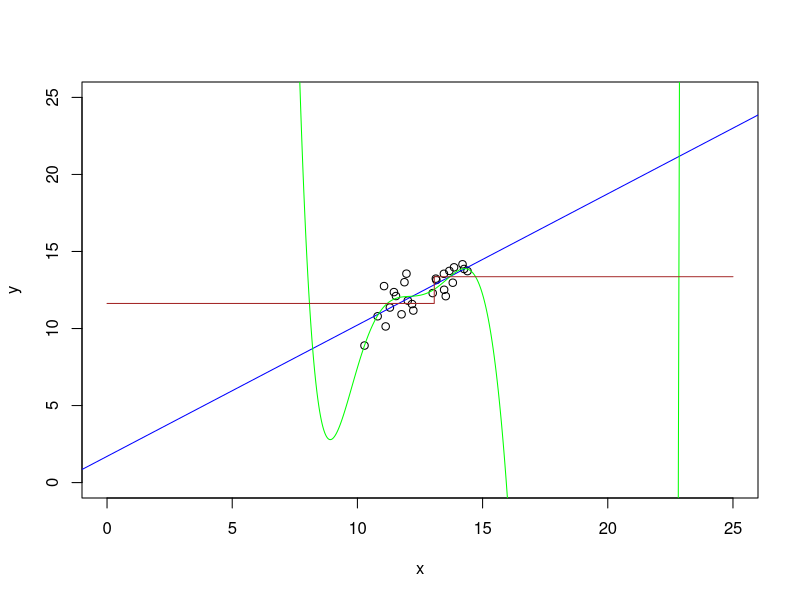
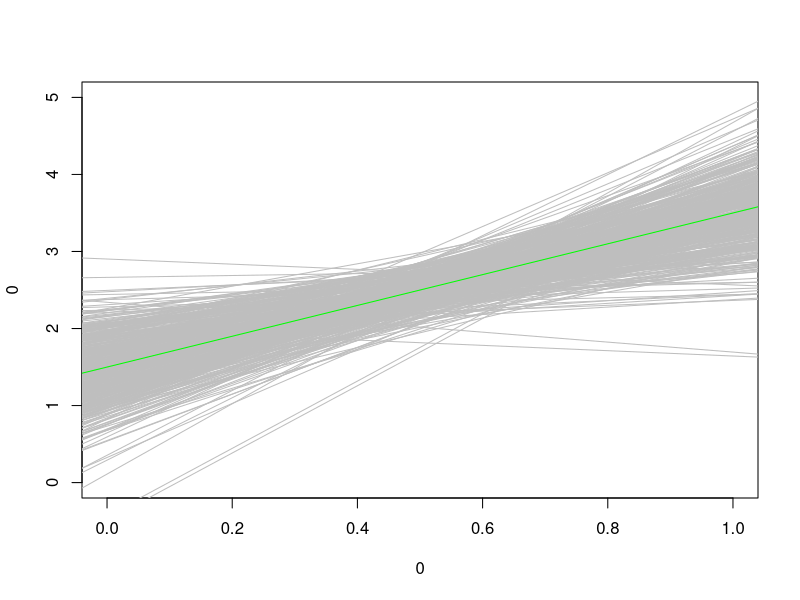
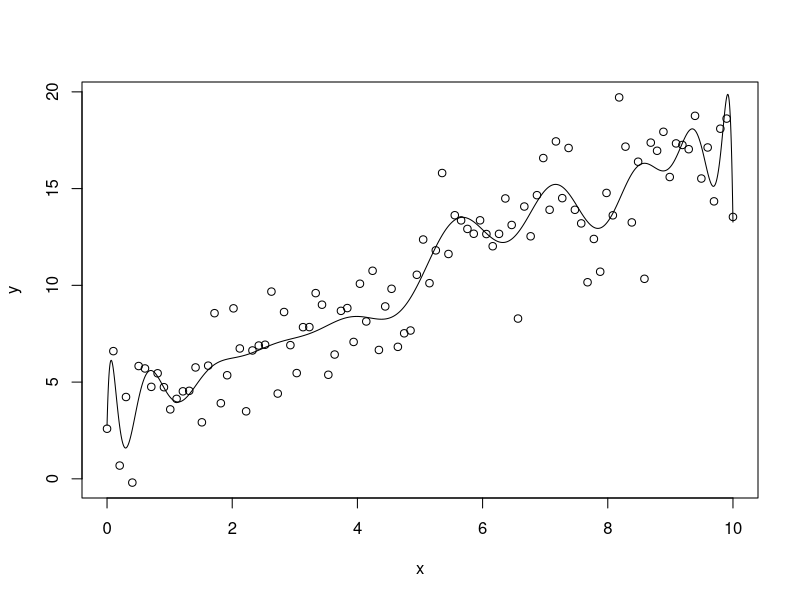

These charts were generated, in order, by the following R code:



############ extrapolation
n = 25
sigma = 1
x = runif(n, 10, 15)
y = x + rnorm(n, 0, sigma)


plot(x, y, xlim = c(0, 25), ylim = c(0, 25))

lin_mod = lm(y ~ x)
abline(lin_mod, col = "blue")

poly_mod = lm(y ~ poly(x, 6))
xstars = seq(0, 25, length.out = 10000)
yhats = predict(poly_mod, data.frame(x = xstars))
points(xstars, yhats, type = "l", col = "green")

install.packages("rpart")
library(rpart)
dtree_mod = rpart(y ~ x)
xstars = seq(0, 25, length.out = 10000)
yhats = predict(dtree_mod, data.frame(x = xstars))
points(xstars, yhats, type = "l", col = "brown")


##########opt design for slope
plot(0, 0, xlim = c(0, 1), ylim = c(0, 5), type = "n")

beta_0 = 1.5
beta_1 = 2
sigma = 0.6
n = 10
Nsim = 500

for (r in 1 : Nsim){
  x = runif(n)
  #x = seq(0, 1, length.out = n)
  #x = c(rep(0, 5), rep(1, 5))
  y = beta_0 + beta_1 * x + rnorm(n, 0, sigma)
  mod = lm(y ~ x)
  abline(mod, col = "grey")
}
abline(a = beta_0, b = beta_1, col = "green")

##recall polynomial regression
n = 100
sigma = 2
set.seed(422.722)

x = seq(0, 10, length.out = n)
f_of_x = 3 + 1.5 * x #true... pretend it's hidden
e = rnorm(n, 0, sigma)
y = f_of_x + e
Xy = data.frame(x, y)
mod = lm(y ~ poly(x, 20), Xy)
plot(x, y)
xstars = seq(min(x), max(x), length.out = 10000)
yhats = predict(mod, data.frame(x = xstars))
points(xstars, yhats, type = "l")












